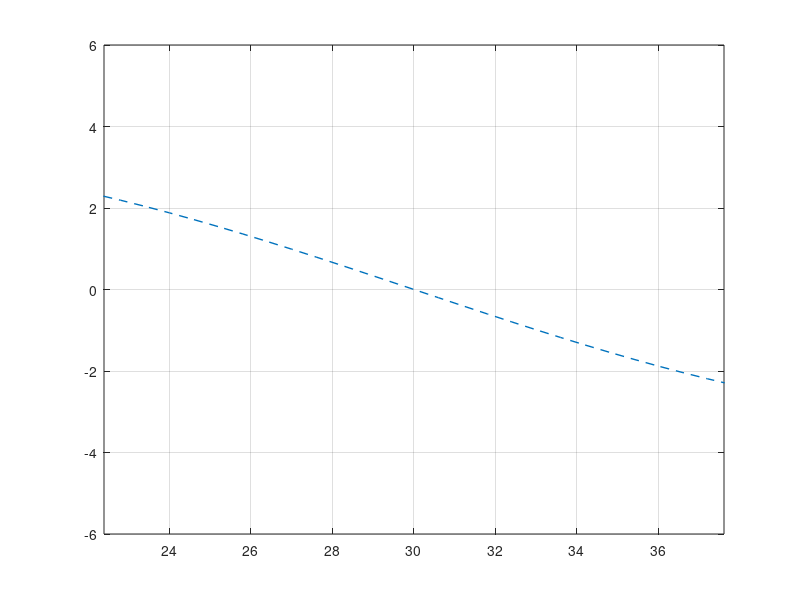
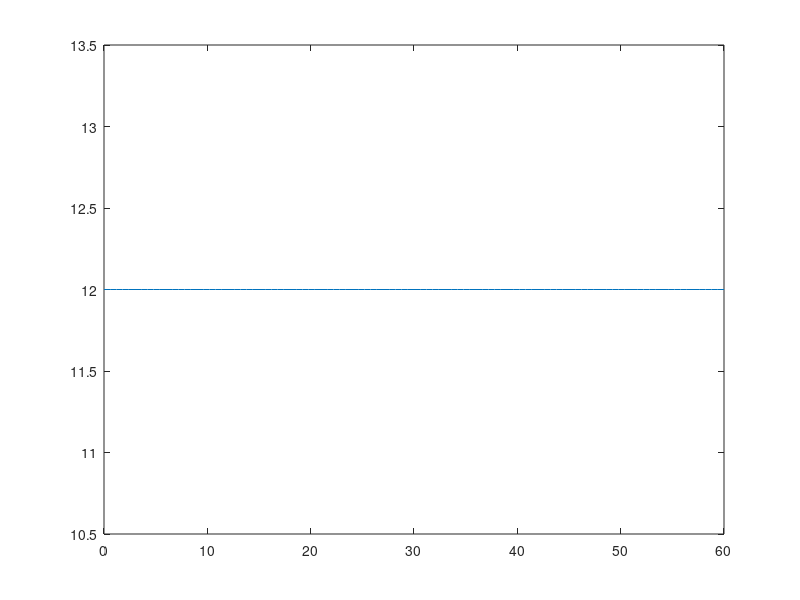

Here is the MATLAB script that generated these plots, in order:

dt = 0.05; %time step (sec)
T = 5; 
v_x = 12; %m/s
dx = v_x*dt;
x_f_s = T*v_x;
x_r_s = 0:dx:x_f_s;
y_r_s = zeros(1,length(x_r_s));


%% Generate a straight trajectory
% U_ref = zeros(2,101);
% X_ref = [x_r_s; y_r_s;zeros(1,101);v_x*ones(1,101)];
% figure(1);
% plot(x_r_s, y_r_s, '*', 'Linewidth', 1);
% savefile = 'ref_traj_1.mat';
% save(savefile, 'U_ref', 'X_ref');
%% Generate sinusoidal trajectory 
x_f = T*v_x;
x_r = 0:dx:x_f;
y_r = 3.2*sin(x_r*(2*pi/(v_x*T)));
psi_r = 3.2*(2*pi/(v_x*T))*cos(x_r*(2*pi/(v_x*T)));
u_r = v_x * ones(1,101);
U_ref = [zeros(1,101);zeros(1, 101)];
X_ref = [x_r;y_r;psi_r;u_r];
savefile = 'ref_traj_2.mat';
save(savefile, 'U_ref', 'X_ref');
figure(2);
plot(x_r, y_r, '--', 'Linewidth', 1);
ylim([-6, 6]);
grid on;
axis equal
figure(3);
plot(x_r, u_r);